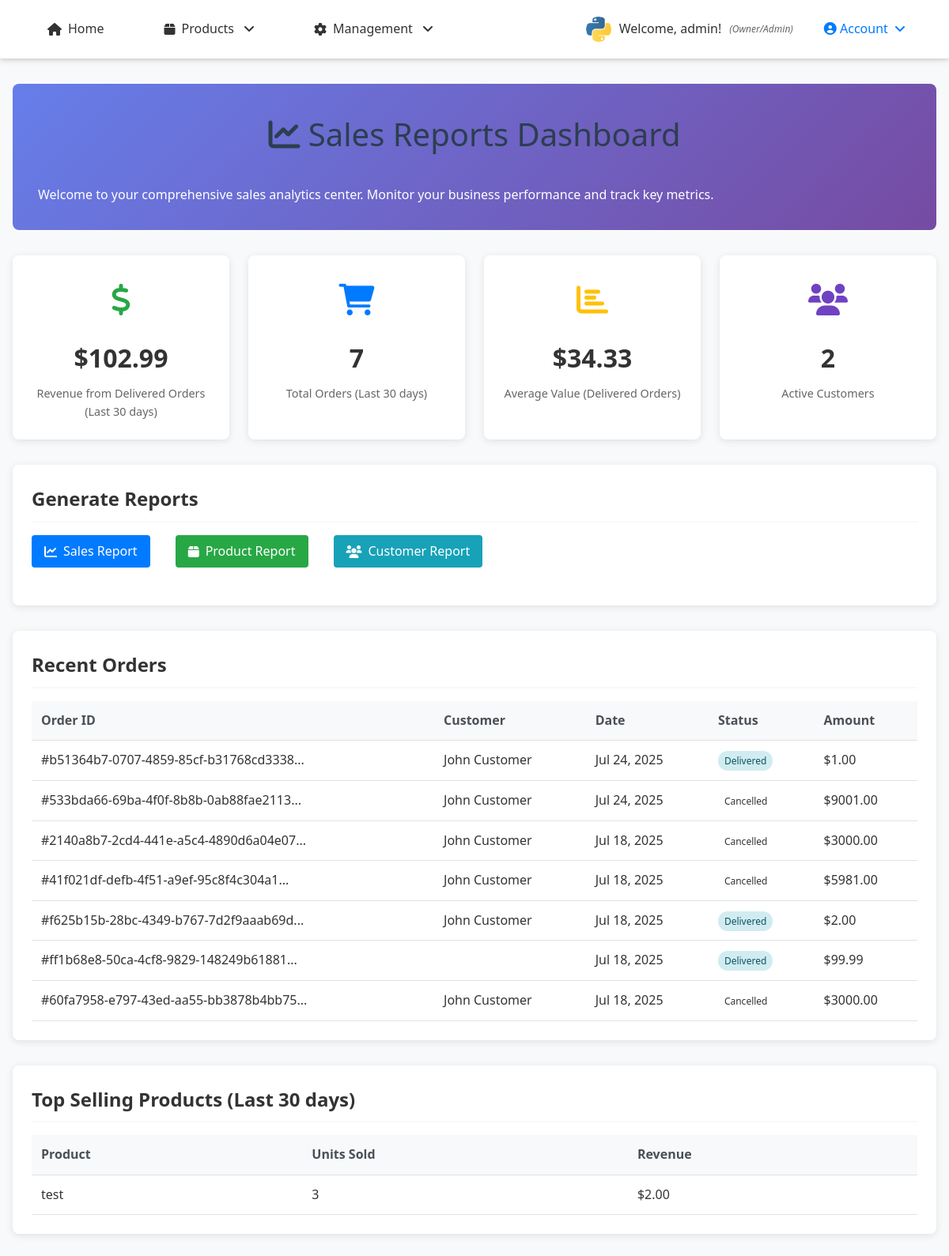
The app's page /reports/ (signed in) with its own data.
### accounts/models.py (models this page shows, shortened)
class UserProfile(models.Model):
    ROLE_CHOICES = [
        ('customer', 'Customer'),
        ('staff', 'Staff'),
        ('owner', 'Owner/Admin'),
    ]
    user = models.OneToOneField(User, on_delete=models.CASCADE, related_name='profile')
    phone_number = models.CharField(max_length=15, blank=True, null=True)
    address = models.TextField(blank=True, null=True)
    date_of_birth = models.DateField(blank=True, null=True)
    profile_picture = models.ImageField(upload_to='profiles/', blank=True, null=True)
    role = models.CharField(max_length=20, choices=ROLE_CHOICES, default='customer')
    billing_first_name = models.CharField(max_length=100, blank=True, null=True)
    billing_last_name = models.CharField(max_length=100, blank=True, null=True)
    billing_email = models.EmailField(blank=True, null=True)
    billing_phone = models.CharField(max_length=20, blank=True, null=True)
    billing_address = models.TextField(blank=True, null=True)
    billing_city = models.CharField(max_length=100, blank=True, null=True)
    billing_state = models.CharField(max_length=100, blank=True, null=True)
    billing_postal_code = models.CharField(max_length=20, blank=True, null=True)
    billing_country = models.CharField(max_length=100, blank=True, null=True)
    shipping_first_name = models.CharField(max_length=100, blank=True, null=True)
    shipping_last_name = models.CharField(max_length=100, blank=True, null=True)
    shipping_phone = models.CharField(max_length=20, blank=True, null=True)
    shipping_address = models.TextField(blank=True, null=True)
    shipping_city = models.CharField(max_length=100, blank=True, null=True)
    shipping_state = models.CharField(max_length=100, blank=True, null=True)
    shipping_postal_code = models.CharField(max_length=20, blank=True, null=True)
    shipping_country = models.CharField(max_length=100, blank=True, null=True)
    created_at = models.DateTimeField(auto_now_add=True)
    updated_at = models.DateTimeField(auto_now=True)
    def can_access_admin(self):
        return self.role == 'owner' or self.user.is_superuser
    def can_manage_products(self):
        return self.role in ['staff', 'owner'] or self.user.is_superuser
    def can_access_dashboard(self):
        return self.role in ['staff', 'owner'] or self.user.is_superuser
    class Meta:
        verbose_name = "User Profile"
        verbose_name_plural = "User Profiles"

### orders/models.py (models this page shows, shortened)
class Order(models.Model):
    ORDER_STATUS_CHOICES = [
        ('pending', 'Pending'),
        ('confirmed', 'Confirmed'),
        ('processing', 'Processing'),
        ('shipped', 'Shipped'),
        ('delivered', 'Delivered'),
        ('cancelled', 'Cancelled'),
        ('refunded', 'Refunded'),
    ]
    order_id = models.UUIDField(default=uuid.uuid4, unique=True, editable=False)
    user = models.ForeignKey(User, on_delete=models.CASCADE, related_name='orders')
    status = models.CharField(max_length=20, choices=ORDER_STATUS_CHOICES, default='pending')
    first_name = models.CharField(max_length=100)
    last_name = models.CharField(max_length=100)
    email = models.EmailField()
    phone = models.CharField(max_length=20)
    shipping_first_name = models.CharField(max_length=100, blank=True)
    shipping_last_name = models.CharField(max_length=100, blank=True)
    shipping_phone = models.CharField(max_length=20, blank=True)
    shipping_address = models.TextField()
    shipping_city = models.CharField(max_length=100)
    shipping_state = models.CharField(max_length=100)
    shipping_postal_code = models.CharField(max_length=20)
    shipping_country = models.CharField(max_length=100, default='Cambodia')
    total_amount = models.DecimalField(max_digits=10, decimal_places=2)
    shipping_cost = models.DecimalField(max_digits=10, decimal_places=2, default=0.00)
    tax_amount = models.DecimalField(max_digits=10, decimal_places=2, default=0.00)
    created_at = models.DateTimeField(auto_now_add=True)
    updated_at = models.DateTimeField(auto_now=True)
    order_notes = models.TextField(blank=True, null=True)
    class Meta:
        ordering = ['-created_at']

### reports/views.py (the view)
# urls.py: path('', views.dashboard, name='dashboard'),
@login_required
@owner_required
def dashboard(request):
    thirty_days_ago = timezone.now().date() - timedelta(days=30)
    recent_stats = {
        'total_orders': Order.objects.filter(created_at__date__gte=thirty_days_ago).count(),
        'total_revenue': Order.objects.filter(
            created_at__date__gte=thirty_days_ago,
            status='delivered'
        ).aggregate(Sum('total_amount'))['total_amount__sum'] or Decimal('0.00'),
        'average_order_value': Order.objects.filter(
            created_at__date__gte=thirty_days_ago,
            status='delivered'
        ).aggregate(Avg('total_amount'))['total_amount__avg'] or Decimal('0.00'),
        'total_customers': Order.objects.filter(
            created_at__date__gte=thirty_days_ago
        ).values('user').distinct().count(),
    }
    recent_orders = Order.objects.select_related('user').order_by('-created_at')[:10]
    top_products = OrderItem.objects.filter(
        order__created_at__date__gte=thirty_days_ago,
        order__status='delivered'
    ).values('product__name').annotate(
        total_sold=Sum('quantity'),
        total_revenue=Sum('price')
    ).order_by('-total_sold')[:5]
    context = {
        'stats': recent_stats,
        'recent_orders': recent_orders,
        'top_products': top_products,
        'thirty_days_ago': thirty_days_ago,
    }
    return render(request, 'reports/dashboard.html', context)

### reports/templates/reports/dashboard.html (shortened to what this page needs)
{% extends 'base.html' %}
{% load static %}
{% block content %}
<div class="dashboard-header">
    <h1><i class="fas fa-chart-line"></i> Sales Reports Dashboard</h1>
    <p>Welcome to your comprehensive sales analytics center. Monitor your business performance and track key metrics.</p>
</div>
<div class="stats-grid">
    <div class="stat-card revenue">
        <div class="icon"><i class="fas fa-dollar-sign"></i></div>
        <div class="value">${{ stats.total_revenue|floatformat:2 }}</div>
        <div class="label">Revenue from Delivered Orders (Last 30 days)</div>
    </div>
    <div class="stat-card orders">
        <div class="icon"><i class="fas fa-shopping-cart"></i></div>
        <div class="value">{{ stats.total_orders }}</div>
        <div class="label">Total Orders (Last 30 days)</div>
    </div>
    <div class="stat-card average">
        <div class="icon"><i class="fas fa-chart-bar"></i></div>
        <div class="value">${{ stats.average_order_value|floatformat:2 }}</div>
        <div class="label">Average Value (Delivered Orders)</div>
    </div>
    <div class="stat-card customers">
        <div class="icon"><i class="fas fa-users"></i></div>
        <div class="value">{{ stats.total_customers }}</div>
        <div class="label">Active Customers</div>
    </div>
</div>
<div class="report-section">
    <h2 class="section-title">Generate Reports</h2>
    <div class="btn-group">
        <a href="{% url 'reports:sales_report' %}" class="btn btn-primary">
            <i class="fas fa-chart-line"></i> Sales Report
        </a>
        <a href="{% url 'reports:product_report' %}" class="btn btn-success">
            <i class="fas fa-box"></i> Product Report
        </a>
        <a href="{% url 'reports:customer_report' %}" class="btn btn-info">
            <i class="fas fa-users"></i> Customer Report
        </a>
    </div>
</div>
<div class="report-section">
    <h2 class="section-title">Recent Orders</h2>
    {% if recent_orders %}
        <table class="table">
            <thead>
                <tr>
                    <th>Order ID</th>
                    <th>Customer</th>
                    <th>Date</th>
                    <th>Status</th>
                    <th>Amount</th>
                </tr>
            </thead>
            <tbody>
                {% for order in recent_orders %}
                <tr>
                    <td>#{{ order.order_id|slice:":8" }}...</td>
                    <td>{{ order.user.first_name }} {{ order.user.last_name }}</td>
                    <td>{{ order.created_at|date:"M d, Y" }}</td>
                    <td>
                        <span class="status-badge status-{{ order.status }}">
                            {{ order.get_status_display }}
                        </span>
                    </td>
                    <td>${{ order.total_amount|floatformat:2 }}</td>
                </tr>
                {% endfor %}
            </tbody>
        </table>
    {% else %}
        <p>No recent orders found.</p>
    {% endif %}
</div>
<div class="report-section">
    <h2 class="section-title">Top Selling Products (Last 30 days)</h2>
    {% if top_products %}
        <table class="table">
            <thead>
                <tr>
                    <th>Product</th>
                    <th>Units Sold</th>
                    <th>Revenue</th>
                </tr>
            </thead>
            <tbody>
                {% for product in top_products %}
                <tr>
                    <td>{{ product.product__name }}</td>
                    <td>{{ product.total_sold }}</td>
                    <td>${{ product.total_revenue|floatformat:2 }}</td>
                </tr>
                {% endfor %}
            </tbody>
        </table>
    {% else %}
        <p>No product sales data available.</p>
    {% endif %}
</div>
{% endblock %}

### store/templates/base.html (shortened to what this page needs)
{% load static %}
<!DOCTYPE html>
<html lang="en">
<head>
    <link rel="stylesheet" href="https://cdnjs.cloudflare.com/ajax/libs/font-awesome/6.0.0/css/all.min.css">
    <link rel="stylesheet" href="{% static 'store/css/style.css' %}">
</head>
<body>
    <header>
        <nav>
            <ul>
                <li><a href="{% url 'store:home' %}">
                    <i class="fas fa-home"></i> Home
                </a></li>
                <li class="dropdown">
                    <a href="#" class="dropdown-toggle">
                        <i class="fas fa-box"></i> Products
                    </a>
                </li>
                {% if user.is_authenticated %}
                    {% if user.profile.role == 'staff' or user.profile.role == 'owner' %}
                        <li class="dropdown">
                            <a href="#" class="dropdown-toggle">
                                <i class="fas fa-cog"></i> Management
                            </a>
                        </li>
                    {% endif %}
                {% endif %}
            </ul>
            <div class="auth-nav">
                {% if user.is_authenticated %}
                    <div class="user-info">
                        {% if user.profile.profile_picture %}
                            <img src="{{ user.profile.profile_picture.url }}" alt="Profile" class="user-avatar">
                        {% else %}
                            <div class="user-default-avatar">
                                {{ user.first_name|first|default:user.username|first }}
                            </div>
                        {% endif %}
                        <span>Welcome, {{ user.first_name|default:user.username }}!</span>
                        <small class="user-role">({{ user.profile.get_role_display }})</small>
                    </div>
                    <div class="dropdown">
                        <a href="#" class="dropdown-toggle" style="color: #007bff; font-weight: 500;">
                            <i class="fas fa-user-circle"></i> Account
                        </a>
                    </div>
                {% endif %}
            </div>
        </nav>
    </header>
    <main>
        <div class="container">
            {% block content %}
            {% endblock %}
        </div>
    </main>
</body>
</html>

### records on screen
Order: order_id "b51364b7-0707-4859-85cf-b31768cd3338", user.first_name "John", user.last_name "Customer", created_at "Jul 24, 2025", status "Delivered", total_amount "1.00"
Order: order_id "533bda66-69ba-4f0f-8b8b-0ab88fae2113", user.first_name "John", user.last_name "Customer", created_at "Jul 24, 2025", status "Cancelled", total_amount "9001.00"
Order: order_id "2140a8b7-2cd4-441e-a5c4-4890d6a04e07", user.first_name "John", user.last_name "Customer", created_at "Jul 18, 2025", status "Cancelled", total_amount "3000.00"
Order: order_id "41f021df-defb-4f51-a9ef-95c8f4c304a1", user.first_name "John", user.last_name "Customer", created_at "Jul 18, 2025", status "Cancelled", total_amount "5981.00"
Order: order_id "f625b15b-28bc-4349-b767-7d2f9aaab69d", user.first_name "John", user.last_name "Customer", created_at "Jul 18, 2025", status "Delivered", total_amount "2.00"
Order: order_id "ff1b68e8-50ca-4cf8-9829-148249b61881", created_at "Jul 18, 2025", status "Delivered", total_amount "99.99"
Order: order_id "60fa7958-e797-43ed-aa55-bb3878b4bb75", user.first_name "John", user.last_name "Customer", created_at "Jul 18, 2025", status "Cancelled", total_amount "3000.00"

### other values on screen
{{ user.first_name|default:user.username }} "admin"
{{ user.profile.get_role_display }} "Owner/Admin"
{{ stats.total_revenue|floatformat:2 }} "102.99"
{{ stats.total_orders }} "7"
{{ stats.average_order_value|floatformat:2 }} "34.33"
{{ stats.total_customers }} "2"
{{ product.product__name }} "test"
{{ product.total_sold }} "3"
{{ product.total_revenue|floatformat:2 }} "2.00"
